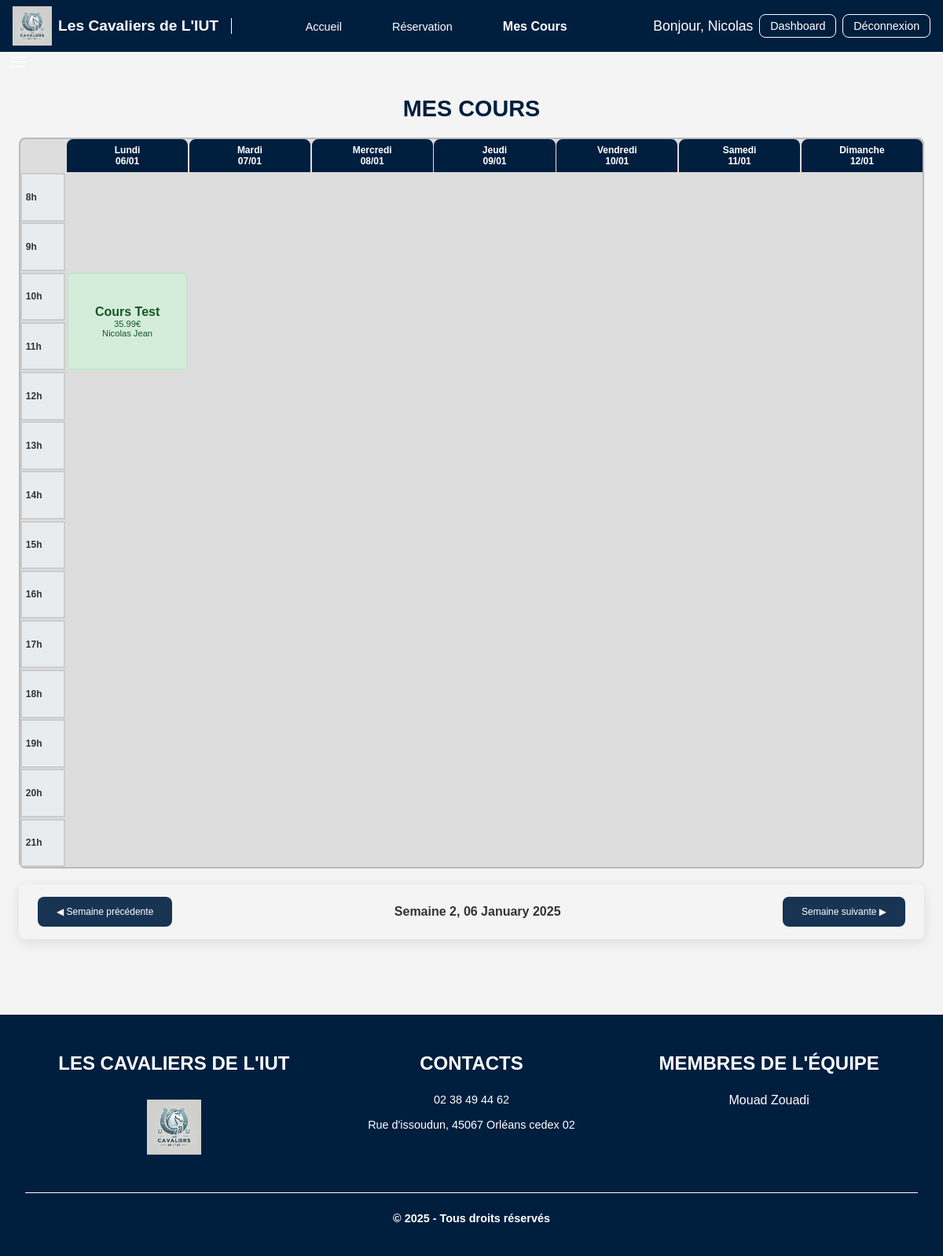
Screenshot of /index.php?action=coursReserver&week=2&year=2025 (signed in) with the database file from the repository.
### tables this page shows
CREATE TABLE PERSONNE
(
    id_p             INT PRIMARY KEY AUTO_INCREMENT,
    nom              VARCHAR(42),
    prenom           VARCHAR(42),
    adresse          VARCHAR(100),
    telephone        VARCHAR(15),
    email            VARCHAR(100),
    mdp              VARCHAR(64),
    experience       TEXT           NULL,
    salaire          DECIMAL(10, 2) NULL,
    poids            FLOAT          NULL CHECK (poids > 9 AND poids < 51),
    cotisation       BOOLEAN,
    date_inscription DATE    DEFAULT (CURRENT_DATE),
    niveau           INT            NULL CHECK (niveau > 0 AND niveau < 4),
    admin            BOOLEAN DEFAULT FALSE
);

CREATE TABLE COURS_REALISE
(
    id_cours    INT      NOT NULL,
    id_moniteur INT      NOT NULL,
    dateR       DATETIME NOT NULL,
    PRIMARY KEY (id_cours, dateR),
    FOREIGN KEY (id_cours) REFERENCES COURS_PROGRAMME (id_cp),
    FOREIGN KEY (id_moniteur) REFERENCES PERSONNE (id_p)
);

CREATE TABLE COURS_PROGRAMME
(
    id_cp            INT PRIMARY KEY AUTO_INCREMENT,
    nom_cours        VARCHAR(42),
    niveau           INT CHECK (niveau > 0 AND niveau < 4),
    duree            INT CHECK (duree > 0 AND duree < 3),
    heure            TIME CHECK (HOUR(heure) > 0 AND HOUR(heure) < 25),
    jour             VARCHAR(16) CHECK (jour IN
                                        ('Lundi', 'Mardi', 'Mercredi', 'Jeudi', 'Vendredi', 'Samedi', 'Dimanche')),
    Ddd              date,
    Ddf              date,
    nb_personnes_max INT CHECK (nb_personnes_max > 0 AND nb_personnes_max < 11)
);

### index.php (called while the page is built, shortened)
<?php
$router = new Router();
$router->execute();
?>

### App/Database/Database.php (called while the page is built, shortened)
<?php
abstract class Database implements IDatabase
{
    public function prepare($statement, $options = []) {
        $pdo = $this->getPDO();
        return $pdo->prepare($statement, $options);
    }
}

### App/Controllers/Planning/PlanningDB.php (called while the page is built, shortened)
<?php
class PlanningDB
{
    static function getWeeklyScheduleForInstructor($id_moniteur){
        $stmt = App::getApp()->getDB()->prepare("
        SELECT
            cp.id_cp,
            cp.nom_cours,
            cp.niveau,
            cp.duree,
            cp.heure,
            cp.jour,
            cp.Ddd,
            cp.Ddf,
            cp.nb_personnes_max,
            p.nom AS nom_moniteur,
            p.prenom AS prenom_moniteur,
            cr.dateR
        FROM COURS_REALISE cr
        LEFT JOIN COURS_PROGRAMME cp ON cp.id_cp = cr.id_cours
        LEFT JOIN PERSONNE p ON cr.id_moniteur = p.id_p
        LEFT JOIN RESERVER r ON cp.id_cp = r.id_cours
        WHERE cr.id_moniteur= :id_moniteur
        GROUP BY
            cp.id_cp, cp.jour, cp.heure, cp.nom_cours, cp.niveau, cp.duree, cp.nb_personnes_max, p.nom, p.prenom, cr.dateR
        ORDER BY
            CASE cp.jour
                WHEN 'Lundi' THEN 1
                WHEN 'Mardi' THEN 2
                WHEN 'Mercredi' THEN 3
                WHEN 'Jeudi' THEN 4
                WHEN 'Vendredi' THEN 5
                WHEN 'Samedi' THEN 6
                WHEN 'Dimanche' THEN 7
                ELSE 8
            END,
            cp.heure
    ");
        $stmt->execute(['id_moniteur' => $id_moniteur]);
        return $stmt->fetchAll(PDO::FETCH_ASSOC);
    }
}
?>

### App/Autoloader.php (called while the page is built, shortened)
<?php
class Autoloader{
    static function autoload($fqcn): void{
        $path = str_replace('\\', '/', $fqcn);
    }
}

### App/Controllers/Auth/Auth.php (called while the page is built, shortened)
<?php
class Auth
{
    static function isUserLoggedIn(): bool
    {
        return isset($_SESSION['user_id']);
    }
    static function isInstructor(): bool
    {
        return isset($_SESSION['is_instructor']) && $_SESSION['is_instructor'];
    }
    static function getCurrentUser(): ?array
    {
        if (self::isUserLoggedIn()) {
            return [
                'id' => $_SESSION['user_id'],
                'name' => $_SESSION['user_name'],
                'email' => $_SESSION['user_email'],
                'is_instructor' => $_SESSION['is_instructor'],
                'is_admin' => $_SESSION['is_admin']
            ];
        }
        return null;
    }
    static function getCurrentUserObj() {
        if (self::isUserLoggedIn()) {
            return self::getUserById($_SESSION['user_id']);
        }
        return null;
    }
    static function getUserById($id) {
        $query = App::getApp()->getDB()->prepare('SELECT * FROM PERSONNE WHERE id_p = :id_p');
        $query->execute(array(':id_p' => $id));
        $user = $query->fetch();
        return self::createUserObject($user);
    }
    private static function createUserObject($user)
    {
        $userObj = null;
        if ($user) {
            if (isset($user['salaire'])) {
                $userObj = new Instructor($user['id_p'], $user['nom'], $user['prenom'], $user['adresse'], $user['email'], $user['telephone'], $user['niveau'], $user['poids'], $user['mdp'], $user['date_inscription'], $user['cotisation'], $user['admin'], $user['salaire'], $user['experience']);
            } else {
                $userObj = new User($user['id_p'], $user['nom'], $user['prenom'], $user['adresse'], $user['email'], $user['telephone'], $user['niveau'], $user['poids'], $user['mdp'], $user['date_inscription'], $user['cotisation'], $user['admin']);
            }
        }
        return $userObj;
    }
}
?>

### App/Views/Template.php (called while the page is built, shortened)
<?php
final class Template {
    private string $path;
    private string $layout;
    private array $cssFiles;
    private string $content;
    public function __construct(string $path) {
        $this->path = $path;
    }
    public function getPath():string {
        return $this->path;
    }
    public function getLayout():string {
        return $this->layout;
    }
    public function getContent():string {
        return $this->content;
    }
    public function getCssFiles():array {
        return $this->cssFiles;
    }
    public function setLayout(string $layout):self {
        $this->layout = $layout;
        return $this;
    }
    public function setContent(string $content):self {
        $this->content = $content;
        return $this;
    }
    public function setCssFiles(array $cssFiles):self {
        $this->cssFiles = $cssFiles;
        return $this;
    }
    public function compile():string {
        $cssFiles = $this->getCssFiles();
        $content = $this->getContent();
        require sprintf('%s/%s.php', $this->getPath(), $this->getLayout());
        return ob_get_clean();
    }
}
?>

### templates/main.php (the view, shortened to what this page needs)
<!DOCTYPE html>
<html lang="fr">
<head>
    <link rel="stylesheet" href="./static/css/header.css">
    <link rel="stylesheet" href="./static/css/footer.css">
    <link rel="stylesheet" href="./static/css/aside.css">
    <?php
    if (!empty($cssFiles)) {
        foreach ($cssFiles as $cssFile) {
            echo '<link rel="stylesheet" href="./static/css/' . $cssFile . '">';
        }
    }
    ?>
</head>
<body>
<header>
    <div class="logo">
        <img src="static/images/logo.png" alt="Logo">
        <h1>Les Cavaliers de L'IUT</h1>
    </div>
    <nav class="nav-menu">
        <ul>
            <li><a href="./index.php"
                   class="<?php echo (basename($_SERVER['PHP_SELF']) == 'index.php' && !isset($_GET['action']) || (isset($_GET['action']) && $_GET['action'] == 'home')) ? 'active' : ''; ?>">Accueil</a>
            </li>
            <?php
            if (!Auth::isUserLoggedIn()) {
                ?>
                <li><a href="index.php?action=register"
                       class="<?php echo (isset($_GET['action']) && $_GET['action'] == 'register') ? 'active' : ''; ?>">Inscription</a>
                </li>
                <?php
            } else {
                ?>
                <li><a href="index.php?action=planning"
                       class="<?php echo (isset($_GET['action']) && $_GET['action'] == 'planning') ? 'active' : ''; ?>">Réservation</a>
                </li>
                <li><a href="index.php?action=coursReserver"
                       class="<?php echo (isset($_GET['action']) && $_GET['action'] == 'coursReserver') ? 'active' : ''; ?>">
                        Mes Cours</a></li>
                <?php
            }
            ?>
        </ul>
    </nav>
    <div class="actions">
        <?php
        if (Auth::isUserLoggedIn()) {
            echo '<p>Bonjour, ' . Auth::getCurrentUser()['name'] . '</p>';
            if (Auth::isInstructor()) {
                echo '<a href="index.php?action=dashboard">Dashboard</a>';
            }
            echo '<a href="index.php?action=logout">Déconnexion</a>';
        } else {
            echo '<a href="index.php?action=login">Connexion</a>';
        }
        ?>
    </div>
</header>
<?php if (Auth::isUserLoggedIn()) { ?>
<img class =toggle-aside src="static/images/menu_inverted.png" alt="menu image">
<?php } ?>
<main>
    <?php echo $content ?? null ?>
</main>
<footer>
    <div class="col1">
        <H3>
            Les Cavaliers de l'IUT
        </H3>
        <img src="static/images/logo.png" alt="logo">
    </div>
    <div class="col2">
        <H3>
            Contacts
        </H3>
        <p>02 38 49 44 62</p>
        <p>Rue d'issoudun, 45067 Orléans cedex 02</p>
    </div>
    <div class="col3">
        <H3>
            Membres de l'équipe
        </H3>
        <ul>
            <li>Mouad Zouadi</li>
        </ul>
    </div>
    <div class="horizontal">
        <p><strong>&copy; 2025 - Tous droits réservés</strong></p>
    </div>
</footer>
</body>
</html>

### App/Controllers/Planning/Planning.php (shortened to what this page needs)
<?php
class Planning
{
    private array $planning = [];
    private $id_client;
    private $id_poney;
    public function __construct(int $week, int $year, $id_client,$id_poney)
    {
        $this->id_client = $id_client;
        $this->id_poney = $id_poney;
    }
    public function generatePlanning(): void
    {
        if($this->id_client){
            $moniteur = Auth::getUserById($this->id_client);
            if ($moniteur->isInstructor()) {
                $schedule = PlanningDB::getWeeklyScheduleForInstructor($moniteur->id);
            } else {
                $schedule = PlanningDB::getWeeklyScheduleForClient($this->id_client);
            }
        }elseif($this->id_poney){
            $schedule = PlanningDB::getWeeklyScheduleForPoney($this->id_poney);
        }else{
        $schedule = PlanningDB::getWeeklySchedule();
        }
    }
    private function addCoursToPlanning(Cours $cours): void
    {
        $jour = $cours->getJour();
        $heure = $cours->getHeure();
        $heure = (int)substr($heure, 0, 2);
        $duree = $cours->getDuree();
        if (!isset($this->planning[$jour])) {
            $this->planning[$jour] = [];
        }
        $case = ($duree === 1) ? new CaseSimple() : new CaseDouble();
        $case->addCours($cours);
        $this->planning[$jour][$heure] = $case;
    }
    public function renderPlanning(): string
    {
        $jours = ['Lundi', 'Mardi', 'Mercredi', 'Jeudi', 'Vendredi', 'Samedi', 'Dimanche'];
        $planningHtml = '';
        foreach ($this->planning as $jour => $cases) {
            foreach ($cases as $heure => $case) {
                $jourIndex = array_search($jour, $jours) + 2;
                $startRow = $heure - 6;
                $rowSpan = $case->getDuration();
                $planningHtml .= "<div class='course-case' style='grid-column: $jourIndex; grid-row: $startRow / span $rowSpan'>";
                $planningHtml .= $case->__repr__();
                $planningHtml .= "</div>";
            }
        }
        return $planningHtml;
    }
}
?>

### App/Controllers/Planning/Cours/CaseDouble.php (shortened to what this page needs)
<?php
class CaseDouble extends ConteneurCours {
    public function getDuration() {
        return 2;
    }
    public function __repr__() {
        $html = "<div class='case-double' style='grid-row: span 2;'>";
        foreach ($this->cours as $cours) {
            $html .= $cours->__repr__();
        }
        $html .= "</div>";
        return $html;
    }
}
?>

### App/Controllers/Planning/Cours/Cours.php (shortened to what this page needs)
<?php
class Cours {
    public $id_cours;
    public $date;
    public $heure;
    public $duree;
    public $nom_cours;
    public $niveau;
    public $nb_personnes_max;
    public $nom_moniteur;
    public $participants;
    public $prix;
    public function __construct($jour, $heure, $duree, $nom_cours, $niveau, $nb_personnes_max, $nom_moniteur,$date, $id_cours, $participants) {
        $this->heure = $heure;
        $this->duree = $duree;
        $this->nom_cours = $nom_cours;
        $this->niveau = $niveau;
        $this->nom_moniteur = $nom_moniteur;
        $this->nb_personnes_max = $nb_personnes_max;
        $this->date = $date;
        $this->id_cours = $id_cours;
        if($this->duree == 2){
            $this->prix = 35.99;
        }else{
            $this->prix = 19.99;
        }
        $this->participants = $participants;
    }
    public function getHeure() {
        return $this->heure;
    }
    public function __repr__() {
        $unformattedDate = new DateTime($this->date);
        $startTime = new DateTime($this->heure);
        $formattedTime = $startTime->format('H:i:s');
        $endTime = clone $startTime;
        $endTime->modify("+{$this->duree} hours");
        $formattedTimeFin = $endTime->format('H:i:s');
        return "
            <div class='course' onclick='openBookingPopup(" . json_encode([
                'nom_cours' => $this->nom_cours,
                'moniteur' => $this->nom_moniteur,
                'nb_personnes_max' => $this->nb_personnes_max,
                'date' => $unformattedDate->format('Y-m-d'),
                'heure' => $formattedTime,
                'heureFin' => $formattedTimeFin,
                'id_cours' => $this->id_cours,
                'prix' => $this->prix,
                'id_user' => $_SESSION['user']['id'],
                'niveau' => $this->niveau,
                'participants' => $this->participants
            ]) . ")'>
                <h4>" . htmlspecialchars($this->nom_cours) . "</h4>
                <p><strong></strong> " . htmlspecialchars($this->prix) . "€</p>
                <p><strong></strong> " . htmlspecialchars($this->nom_moniteur) . "</p>
            </div>";
    }
}
?>

### rows the page displays
personne: prenom "Nicolas"
cours_realise: id_cours.nom_cours "Cours Test", prix "35.99", nom_moniteur "Nicolas Jean"

### other values shown
$jour "Lundi"
$date "06/01"
$jour "Mardi"
$date "07/01"
$jour "Mercredi"
$date "08/01"
$jour "Jeudi"
$date "09/01"
$jour "Vendredi"
$date "10/01"
$jour "Samedi"
$date "11/01"
$jour "Dimanche"
$date "12/01"
$this->week "2"
